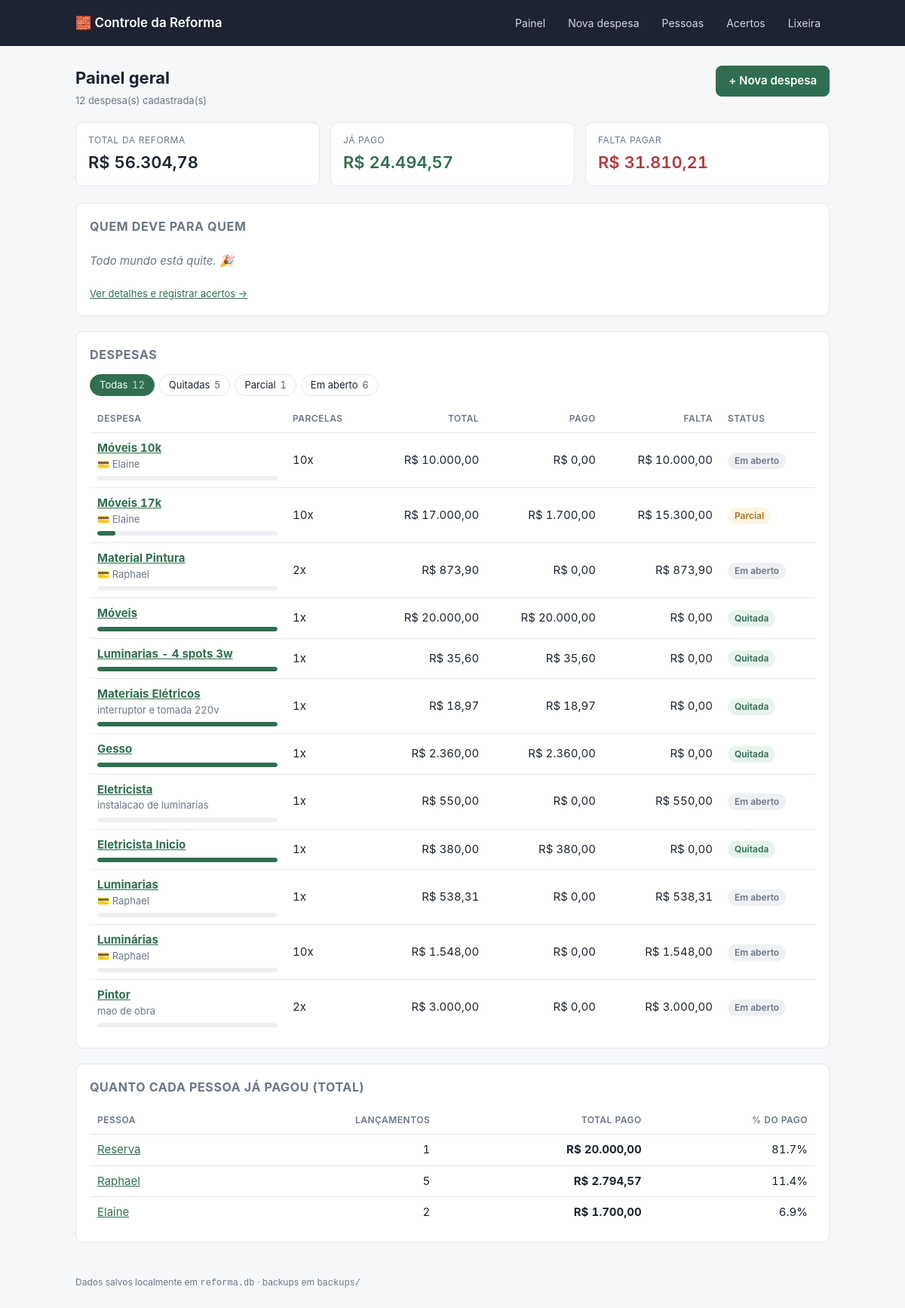
Before: / with the older database file.
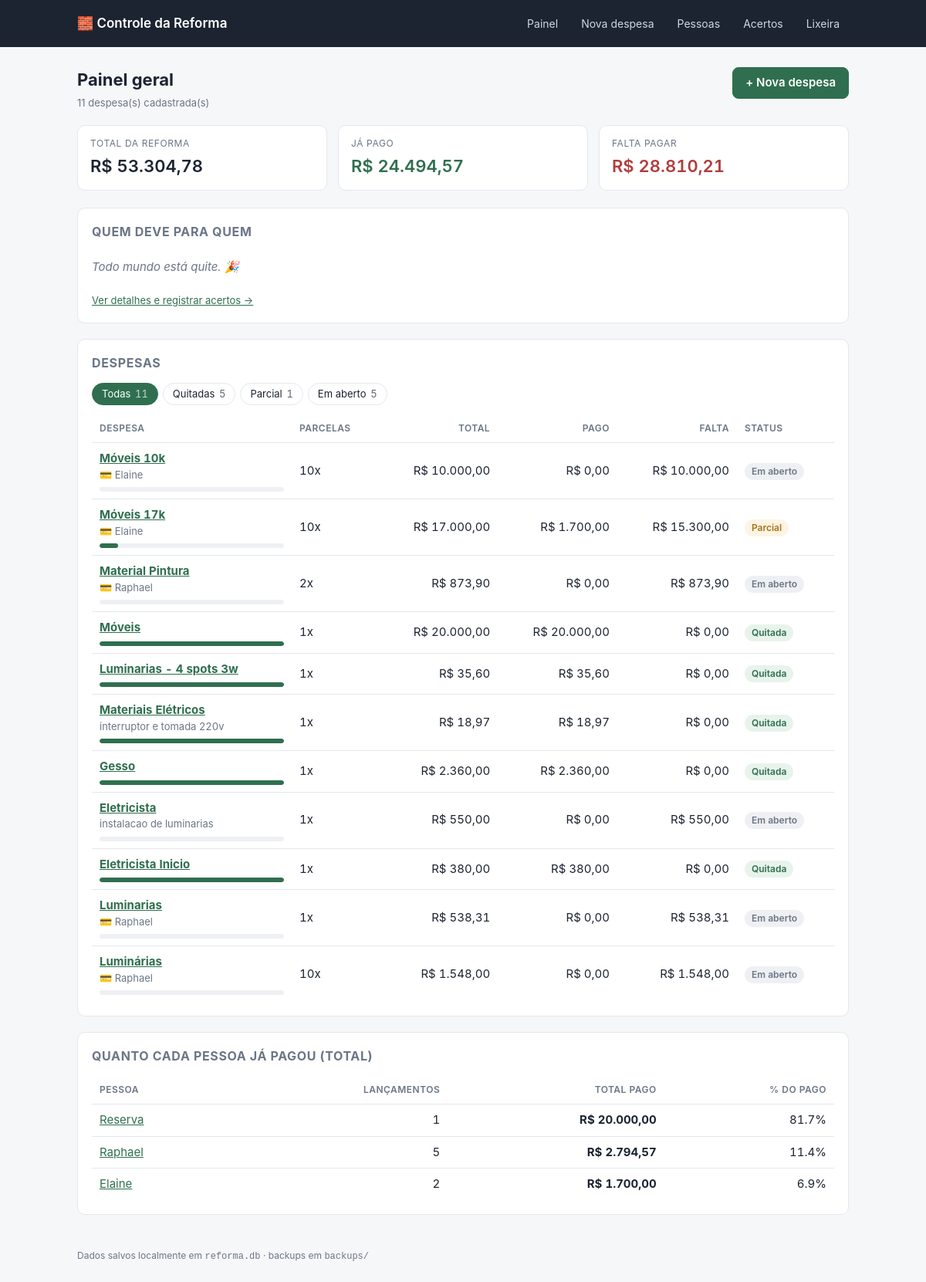
After: the same page with the newer database file.
### tables this page shows
CREATE TABLE despesa (
    id            INTEGER PRIMARY KEY AUTOINCREMENT,
    nome          TEXT NOT NULL,
    categoria     TEXT,
    observacao    TEXT,
    valor_total   INTEGER NOT NULL,          -- centavos
    qtd_parcelas  INTEGER NOT NULL,
    criado_em     TEXT NOT NULL DEFAULT (datetime('now','localtime'))
, excluido_em TEXT, pagador_id INTEGER REFERENCES pessoa(id));

CREATE TABLE pessoa (
    id      INTEGER PRIMARY KEY AUTOINCREMENT,
    nome    TEXT NOT NULL UNIQUE,
    ativo   INTEGER NOT NULL DEFAULT 1
);

### app.py (the view)
@app.route("/")
def index():
    despesas = db.listar_despesas()
    contagem = {chave: 0 for chave in STATUS_DESPESA}
    for d in despesas:
        contagem[status_despesa(d)] += 1
    contagem["todas"] = len(despesas)
    filtro = request.args.get("status")
    if filtro not in STATUS_DESPESA:
        filtro = None
    if filtro:
        despesas = [d for d in despesas if status_despesa(d) == filtro]
    return render_template(
        "index.html",
        totais=db.totais_gerais(),
        despesas=despesas,
        filtro=filtro,
        contagem=contagem,
        por_pessoa=db.resumo_pessoas_geral(),
        saldos=db.saldos_entre_pessoas(),
    )

### app.py (called while the page is built)
def brl(centavos):
    if centavos is None:
        centavos = 0
    sinal = "-" if centavos < 0 else ""
    centavos = abs(int(centavos))
    inteiro, cents = divmod(centavos, 100)
    return f"{sinal}R$ {inteiro:,.0f}".replace(",", ".") + f",{cents:02d}"

def status_despesa(despesa):
    if despesa["valor_total"] - despesa["pago"] <= 0:
        return "quitada"
    return "parcial" if despesa["pago"] > 0 else "aberta"

@app.after_request
def backup_apos_alteracao(response):
    if request.method == "POST":
        try:
            backup.fazer_backup()
        except Exception as e:  # backup nunca pode derrubar o app
            print(f"[backup] falhou: {e}")
    return response

@app.context_processor
def inject_globals():
    return {"pessoas_ativas": db.listar_pessoas(somente_ativas=True)}

### db.py (called while the page is built)
def connect():
    conn = sqlite3.connect(DB_PATH)
    conn.row_factory = sqlite3.Row
    conn.execute("PRAGMA foreign_keys = ON")
    return conn

@contextmanager
def get_db():
    conn = connect()
    try:
        yield conn
        conn.commit()
    except Exception:
        conn.rollback()
        raise
    finally:
        conn.close()

def listar_pessoas(somente_ativas=False):
    with get_db() as conn:
        sql = "SELECT * FROM pessoa"
        if somente_ativas:
            sql += " WHERE ativo = 1"
        sql += " ORDER BY nome COLLATE NOCASE"
        return conn.execute(sql).fetchall()

def listar_despesas(na_lixeira=False):
    filtro = "d.excluido_em IS NOT NULL" if na_lixeira else "d.excluido_em IS NULL"
    ordem = "d.excluido_em DESC" if na_lixeira else "d.criado_em DESC"
    with get_db() as conn:
        return conn.execute(
            f"""
            SELECT d.*,
                   COALESCE((
                       SELECT SUM(pg.valor)
                         FROM pagamento pg
                         JOIN parcela pc ON pc.id = pg.parcela_id
                        WHERE pc.despesa_id = d.id
                   ), 0) AS pago,
                   ps.nome AS pagador
              FROM despesa d
              LEFT JOIN pessoa ps ON ps.id = d.pagador_id
             WHERE {filtro}
             ORDER BY {ordem}, d.id DESC
            """
        ).fetchall()

### templates/index.html
{% extends "base.html" %}
{% block conteudo %}
<div class="cabecalho-pagina">
  <div>
    <h1>Painel geral</h1>
    <p class="suave pequeno" style="margin:0">{{ totais.qtd_despesas }} despesa(s) cadastrada(s)</p>
  </div>
  <a href="{{ url_for('nova_despesa') }}"><button>+ Nova despesa</button></a>
</div>
<div class="grid-cards">
  <div class="stat">
    <div class="rotulo">Total da reforma</div>
    <div class="valor">{{ totais.total|brl }}</div>
  </div>
  <div class="stat verde">
    <div class="rotulo">Já pago</div>
    <div class="valor">{{ totais.pago|brl }}</div>
  </div>
  <div class="stat vermelho">
    <div class="rotulo">Falta pagar</div>
    <div class="valor">{{ totais.saldo|brl }}</div>
  </div>
</div>
{% set pendentes = saldos | selectattr('valor') | list %}
{% if saldos %}
<div class="card">
  <h2>Quem deve para quem</h2>
  {% if pendentes %}
  <table>
    <tbody>
      {% for s in pendentes %}
      <tr>
        <td><strong>{{ s.devedor }}</strong> deve para <strong>{{ s.credor }}</strong></td>
        <td class="num"><strong>{{ s.valor|brl }}</strong></td>
      </tr>
      {% endfor %}
    </tbody>
  </table>
  {% else %}
    <p class="vazio">Todo mundo está quite. 🎉</p>
  {% endif %}
  <p class="pequeno" style="margin:10px 0 0"><a href="{{ url_for('acertos') }}">Ver detalhes e registrar acertos →</a></p>
</div>
{% endif %}
<div class="card" id="despesas">
  <h2>Despesas</h2>
  {% if contagem.todas %}
  <nav class="filtros">
    <a href="{{ url_for('index') }}#despesas" class="{{ 'ativo' if not filtro }}">Todas <span class="qtd">{{ contagem.todas }}</span></a>
    {% for chave, info in STATUS_DESPESA.items() %}
    <a href="{{ url_for('index', status=chave) }}#despesas" class="{{ 'ativo' if filtro == chave }}">{{ info[0] }} <span class="qtd">{{ contagem[chave] }}</span></a>
    {% endfor %}
  </nav>
  {% endif %}
  {% if despesas %}
  <div class="tabela-scroll">
  <table>
    <thead>
      <tr>
        <th>Despesa</th>
        <th>Parcelas</th>
        <th class="num">Total</th>
        <th class="num">Pago</th>
        <th class="num">Falta</th>
        <th>Status</th>
      </tr>
    </thead>
    <tbody>
      {% for d in despesas %}
      {% set saldo = d.valor_total - d.pago %}
      <tr>
        <td>
          <a href="{{ url_for('detalhe_despesa', despesa_id=d.id) }}"><strong>{{ d.nome }}</strong></a>
          {% if d.categoria or d.pagador %}<div class="pequeno suave">{{ d.categoria or '' }}{% if d.categoria and d.pagador %} · {% endif %}{% if d.pagador %}💳 {{ d.pagador }}{% endif %}</div>{% endif %}
          <div class="barra"><i style="width: {{ (100 if d.valor_total == 0 else (d.pago * 100 / d.valor_total))|round(1) }}%"></i></div>
        </td>
        <td>{{ d.qtd_parcelas }}x</td>
        <td class="num">{{ d.valor_total|brl }}</td>
        <td class="num">{{ d.pago|brl }}</td>
        <td class="num">{{ saldo|brl }}</td>
        {% set info = STATUS_DESPESA[d|status_despesa] %}
        <td><span class="tag {{ info[2] }}">{{ info[1] }}</span></td>
      </tr>
      {% endfor %}
    </tbody>
  </table>
  </div>
  {% elif filtro %}
    <p class="vazio">Nenhuma despesa com esse status. <a href="{{ url_for('index') }}#despesas">Ver todas</a>.</p>
  {% else %}
    <p class="vazio">Nenhuma despesa ainda. Comece por <a href="{{ url_for('nova_despesa') }}">criar a primeira</a>.</p>
  {% endif %}
</div>
<div class="card">
  <h2>Quanto cada pessoa já pagou (total)</h2>
  {% if por_pessoa %}
  <table>
    <thead><tr><th>Pessoa</th><th class="num">Lançamentos</th><th class="num">Total pago</th><th class="num">% do pago</th></tr></thead>
    <tbody>
      {% for p in por_pessoa %}
      <tr>
        <td><a href="{{ url_for('detalhe_pessoa', pessoa_id=p.id) }}">{{ p.nome }}</a></td>
        <td class="num">{{ p.qtd }}</td>
        <td class="num"><strong>{{ p.total|brl }}</strong></td>
        <td class="num">{{ (0 if totais.pago == 0 else p.total * 100 / totais.pago)|round(1) }}%</td>
      </tr>
      {% endfor %}
    </tbody>
  </table>
  {% else %}
    <p class="vazio">Nenhuma pessoa cadastrada ainda. <a href="{{ url_for('pessoas') }}">Cadastrar pessoas</a>.</p>
  {% endif %}
</div>
{% endblock %}

### templates/base.html (shortened to what this page needs)
<!doctype html>
<html lang="pt-BR">
<head>
  <link rel="stylesheet" href="{{ url_for('static', filename='style.css') }}">
</head>
<body>
<header class="topo">
  <div class="wrap topo-inner">
    <a class="marca" href="{{ url_for('index') }}">🧱 Controle da Reforma</a>
    <nav>
      <a href="{{ url_for('index') }}">Painel</a>
      <a href="{{ url_for('nova_despesa') }}">Nova despesa</a>
      <a href="{{ url_for('pessoas') }}">Pessoas</a>
      <a href="{{ url_for('acertos') }}">Acertos</a>
      <a href="{{ url_for('lixeira') }}">Lixeira</a>
    </nav>
  </div>
</header>
<main class="wrap">
  {% block conteudo %}{% endblock %}
</main>
<footer class="wrap rodape">Dados salvos localmente em <code>reforma.db</code> · backups em <code>backups/</code></footer>
</body>
</html>

### static/style.css (style rules this page uses)
:root { --bg: #f6f7f9; --card: #ffffff; --linha: #e4e7ec; --texto: #1c2431; --suave: #6b7686; --acento: #2f6f4f; --acento-claro: #e8f3ec; --alerta: #b23c3c; --alerta-claro: #fdecec; --aviso: #a5741a; --aviso-claro: #fdf4e3; --raio: 10px; }
* { box-sizing: border-box; }
body { margin: 0; background: var(--bg); color: var(--texto); font: 15px/1.5 -apple-system, BlinkMacSystemFont, "Segoe UI", Roboto, Helvetica, Arial, sans-serif; }
.wrap { max-width: 1040px; margin: 0 auto; padding: 0 20px; }
.topo { background: #1c2431; color: #fff; margin-bottom: 26px; }
.topo-inner { display: flex; align-items: center; justify-content: space-between; gap: 16px; padding-block: 14px; flex-wrap: wrap; }
.marca { color: #fff; font-weight: 600; font-size: 17px; text-decoration: none; }
.topo nav { display: flex; gap: 6px; flex-wrap: wrap; }
.topo nav a { color: #cfd6e0; text-decoration: none; padding: 6px 12px; border-radius: 7px; font-size: 14px; }
h1 { font-size: 22px; margin: 0 0 4px; }
h2 { font-size: 16px; margin: 0 0 14px; text-transform: uppercase; letter-spacing: .04em; color: var(--suave); }
a { color: var(--acento); }
.card { background: var(--card); border: 1px solid var(--linha); border-radius: var(--raio); padding: 18px; margin-bottom: 20px; }
.grid-cards { display: grid; grid-template-columns: repeat(auto-fit, minmax(180px, 1fr)); gap: 14px; margin-bottom: 22px; }
.stat { background: var(--card); border: 1px solid var(--linha); border-radius: var(--raio); padding: 14px 16px; }
.stat .rotulo { font-size: 12px; text-transform: uppercase; letter-spacing: .05em; color: var(--suave); }
.stat .valor { font-size: 22px; font-weight: 600; margin-top: 4px; font-variant-numeric: tabular-nums; }
.stat.verde .valor { color: var(--acento); }
.stat.vermelho .valor { color: var(--alerta); }
table { width: 100%; border-collapse: collapse; font-variant-numeric: tabular-nums; }
th, td { padding: 9px 10px; text-align: left; border-bottom: 1px solid var(--linha); vertical-align: middle; }
th { font-size: 12px; text-transform: uppercase; letter-spacing: .04em; color: var(--suave); font-weight: 600; }
td.num, th.num { text-align: right; }
tr:last-child td { border-bottom: none; }
.tabela-scroll { overflow-x: auto; }
.tag { display: inline-block; padding: 2px 9px; border-radius: 999px; font-size: 12px; font-weight: 600; }
.tag.ok { background: var(--acento-claro); color: var(--acento); }
.tag.parcial { background: var(--aviso-claro); color: var(--aviso); }
.tag.aberta { background: #eef0f3; color: var(--suave); }
.barra { height: 6px; background: #eef0f3; border-radius: 999px; overflow: hidden; margin-top: 6px; }
.barra > i { display: block; height: 100%; background: var(--acento); border-radius: 999px; }
button { font: inherit; font-weight: 600; padding: 8px 16px; border-radius: 8px; border: 1px solid var(--acento); background: var(--acento); color: #fff; cursor: pointer; }
.vazio { color: var(--suave); font-style: italic; padding: 8px 0; }
.suave { color: var(--suave); }
.pequeno { font-size: 13px; }
.rodape { color: var(--suave); font-size: 12px; padding-block: 24px; }
.cabecalho-pagina { display: flex; justify-content: space-between; align-items: flex-start; gap: 16px; flex-wrap: wrap; margin-bottom: 18px; }
.filtros { display: flex; gap: 6px; flex-wrap: wrap; margin-bottom: 12px; }
.filtros a { text-decoration: none; font-size: 13px; padding: 4px 12px; border-radius: 999px; border: 1px solid var(--linha); color: var(--texto); background: #fff; }
.filtros a.ativo { background: var(--acento); border-color: var(--acento); color: #fff; }
.filtros .qtd { opacity: .7; margin-left: 2px; font-variant-numeric: tabular-nums; }

Changed rows visible on the page:
no longer on this page (row edited): despesa: nome "Pintor", categoria "mao de obra", qtd_parcelas "2", valor_total|brl "R$ 3.000,00", pago|brl "R$ 0,00", saldo "R$ 3.000,00", info "Em aberto"
Other visible differences:
{{ totais.qtd_despesas }}: "12" → "11"
{{ totais.total|brl }}: "R$ 56.304,78" → "R$ 53.304,78"
{{ totais.saldo|brl }}: "R$ 31.810,21" → "R$ 28.810,21"
{{ contagem.todas }}: "12" → "11"
new list line: "Em aberto 5"
list line gone: "Em aberto 6"
